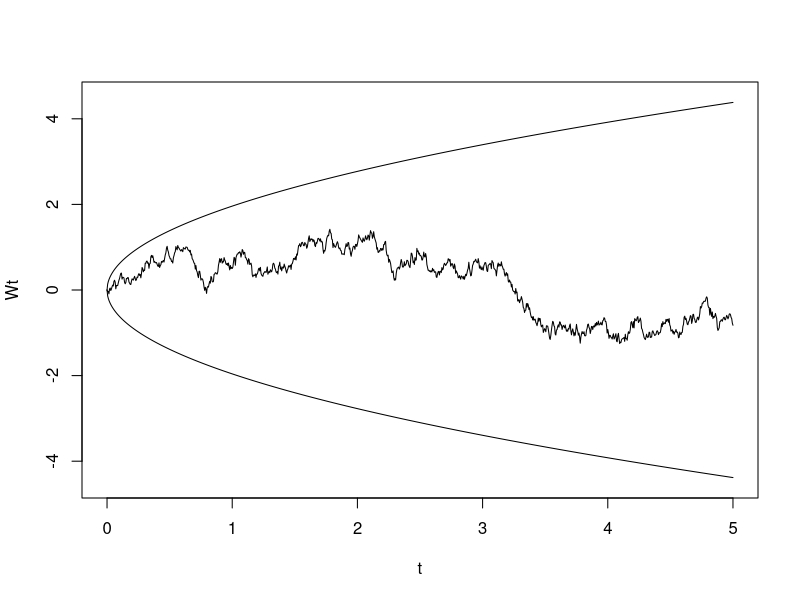
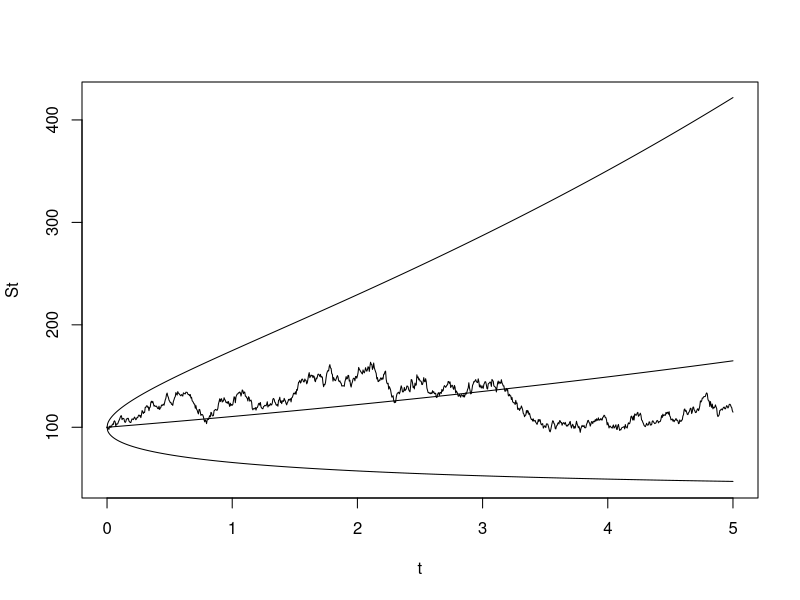

Generate these figures, in order, with R:

#Initilize the parameters
S0=100; mu=0.1; sigma =0.25; N=1000; K=165
T=5; dt = T/N; r =0.05

#I set the seed to 1 to predetermine the random numbers, X is 1000 random numbers drawn with mean 0 sigma = 1?
#Then append to the start of the vector a 0 and a 0
set.seed( 1 )
X = rnorm(N)
View(X)
X = append(X, 0 , 0 )
View(X)

#Take the cumulative sum of the vector X and multiply by the square root of dt
#This is the Brownian motion, or "Standard" wiener process
Wt = cumsum(X)*sqrt(dt)

#We initiate a sequence from 0 to TIME T with a step size of dt
t = seq(0,T,dt)

#Here we calculate the 95% confidence interval for each simulated path
lower = -1.96*sqrt(t) 
upper = 1.96*sqrt(t)
lower
upper

#We plot the simulated paths WT, for the different time intervals
plot(t, Wt, type="l", ylim = c(-4.5 ,4.5))
#Lines that show confidence interval for different vlaues of Wt
lines(t, lower)
lines(t, upper)

#Now we simulate the stockprice S(t) for each time interval
St = S0*exp((mu-0.5*sigma^2)*t + sigma*Wt)

#The expected value of the stock price at each future date is
#IE mean value
ESt = S0*exp(mu*t)

#We can generate 95% confidence intervals for the stock price process:
#First we have the beginning stockprice and drift, then we distort the Wiener process by the amount corresponding to 95% confidence interval
lSt = S0*exp((mu-0.5*sigma^2)*t - 1.96*sqrt(t)*sigma)
uSt = S0*exp((mu-0.5*sigma^2)*t + 1.96*sqrt(t)*sigma)
lSt
uSt

#Want to make a graph of stock price path, expected value and confidence interval
plot(t, St, type="l", ylim = c(46,422))
lines(t, ESt)   #Expected value
lines(t, lSt)   #Lower confidence interval
lines(t, uSt)   #Upper confidence interval
#In one instance stock price above upper confidence interval, very interesting

#This is the black scholes formula, why T-t?
d1 = (log(St/K)+(r+sigma^2/2)*(T-t)/(sigma*sqrt(T-t)))
d1[1:10]
d1[N]
d1[N+1]

#Want to compute N(d1) for all dates but the last one
#Pnorm fetches the likelihood for a particular observation or lower
#DNORM the cumulative distribution function for a particular observation 
#for the standard normal distribution at value d1
#Do this for all values of d1

Delta = pnorm(d1[1:N])
Delta

#Appends 1 to the end of the vector if the stock price is above the strike price
#If not append 0
Delta = append(Delta, if(St[N+1]>=K) 1 else 0)
Delta

#Value of stock position in replicating portfolio
#equals stock price times amount of stock held
stockVal = St*Delta

#Find position in riskless by computing BSM date 0 
#S0 multiplied 
#Because i am waking up at day 0, and want to simulate,
#What the value of the porftolio would be at day T
BSM = S0*pnorm(d1[1])-exp(-r*T)*K*pnorm(d1[1]-sigma*sqrt(T))
BSM

#to compute the position in the riskless asset at an arbitraty date u, we’ll define a function rlp(u),
#that recursively computes the position in the riskless asset at date u, given the position at date u-1. 
#The function rlp(u) is defined as follows:
#(recursive) function in R, using the function command
rlp = function (u) {
    if (u == 1) return (BSM-Delta[1]*St[1])
    else return (rlp(u-1)*exp(r*dt)-(Delta[u]-Delta[u-1])*St[u])
}